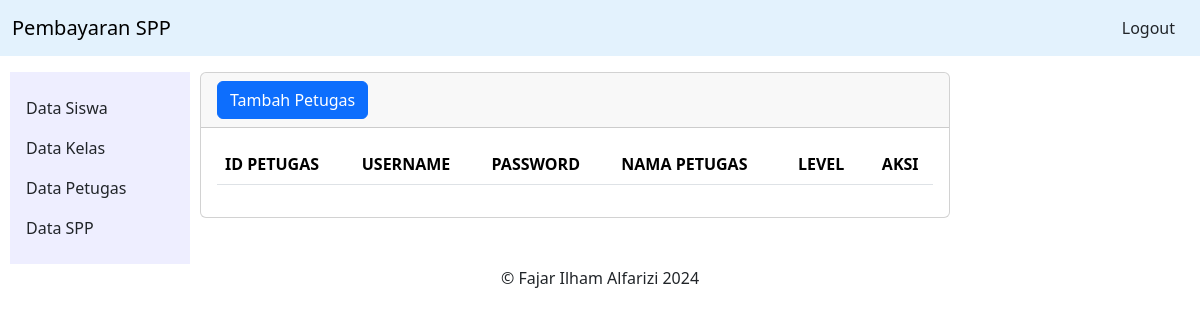
Page /petugas/index.php on the earlier database version.
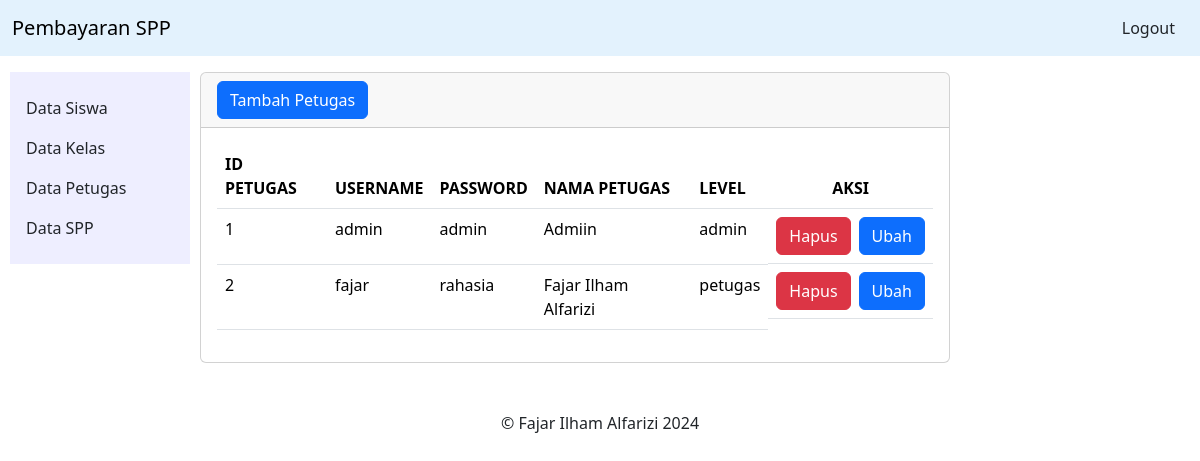
Same page on the later database version.
### tables this page shows
CREATE TABLE petugas (
  id_petugas INTEGER NOT NULL AUTO_INCREMENT PRIMARY KEY,
  username VARCHAR(25) NOT NULL UNIQUE,
  password VARCHAR(32) NOT NULL,
  nama_petugas VARCHAR(35) NOT NULL,
  level ENUM('admin', 'petugas')
);

### petugas/index.php (the view, shortened to what this page needs)
<?php
require_once '../layout/header.php';
?>
    <?php
    require_once '../helper/db.php';
    $sql = "SELECT * FROM petugas";
    $result = mysqli_query($db, $sql);
    $data_petugas = mysqli_fetch_all($result, MYSQLI_ASSOC);
    ?>
    <div class="card" style="width: 75%;">
        <div class="card-header">
            <a href="tambah.php" class="btn btn-primary">Tambah Petugas</a>
        </div>
        <div class="card-body">
            <table class="table">
                <thead>
                    <tr>
                        <th>ID PETUGAS</th>
                        <th>USERNAME</th>
                        <th>PASSWORD</th>
                        <th>NAMA PETUGAS</th>
                        <th>LEVEL</th>
                        <th class="text-center">AKSI</th>
                    </tr>
                </thead>
                <tbody>
                    <?php foreach ($data_petugas as $petugas) { ?>
                        <tr>
                            <td><?= $petugas['id_petugas'] ?></td>
                            <td><?= $petugas['username'] ?></td>
                            <td><?= $petugas['password'] ?></td>
                            <td><?= $petugas['nama_petugas'] ?></td>
                            <td><?= $petugas['level'] ?></td>
                            <td class="d-flex justify-content-center gap-2">
                                <a onclick="return confirm('Hapus data petugas ini?')" href="hapus.php?id_petugas=<?= $petugas['id_petugas'] ?>" class="btn btn-danger">Hapus</a>
                                <a href="ubah.php?id_petugas=<?= $petugas['id_petugas'] ?>" class="btn btn-primary">Ubah</a>
                            </td>
                        </tr>
                        <?php } ?>
                </tbody>
            </table>
        </div>
    </div>
<?php require_once '../layout/footer.php' ?>

### layout/header.php (shortened to what this page needs)
<!DOCTYPE html>
<html lang="en">
<head>
    <link rel="stylesheet" href="../assets/css/bootstrap.min.css">
</head>
<body>
    <nav class="navbar navbar-expand-lg" style="background-color: #e3f2fd;">
        <div class="container-fluid">
            <a class="navbar-brand" href="#">Pembayaran SPP</a>
            <a onclick="return confirm('Anda ingin keluar?')" href="../logout.php" class="btn">Logout</a>
        </div>
    </nav>
    <div class="sidenav position-fixed z-1 overflow-x-hidden my-3 p-3" style="width: 180px; left: 10px; background: #eef;">
        <div class="navbar-nav">
            <a class="nav-link" href="../siswa/">Data Siswa</a>
            <a class="nav-link" href="../kelas/">Data Kelas</a>
            <a class="nav-link" href="../petugas/">Data Petugas</a>
            <a class="nav-link" href="../spp/">Data SPP</a>
        </div>
    </div>
    <div class="my-3" style="margin-left: 200px;">

### layout/footer.php (shortened to what this page needs)
</div>
<div class="mt-5 text-center footer">&copy; Fajar Ilham Alfarizi </div>
</body>
</html>

Differences in the rows shown:
added petugas: id_petugas "1", username "admin", password "admin", nama_petugas "Admiin", level "admin"
added petugas: id_petugas "2", username "fajar", password "rahasia", nama_petugas "Fajar Ilham Alfarizi", level "petugas"
